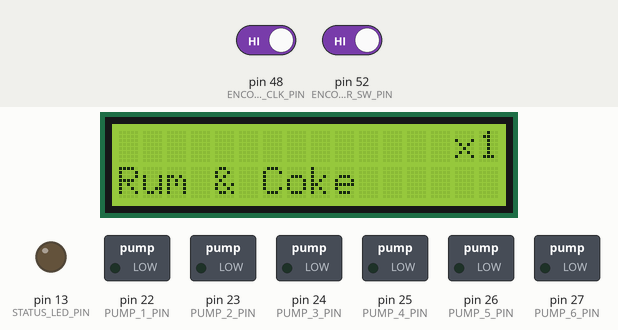
The sketch below on a simulated Arduino Mega 2560, built with avr-gcc and run on an emulated ATmega2560. Shown: 16×2 character LCD, switched loads named in the sketch (green lamp = pin HIGH), output pins drawn as LEDs (lit = HIGH). The inputs (shaded band) are chosen by the test bench; at power-on: pin 52 (ENCODER_SW_PIN) HIGH, pin 48 (ENCODER_CLK_PIN) HIGH.

Above: at 1.2 s.
1.3 s: pin 52 (ENCODER_SW_PIN) driven LOW
At 2.7 s:
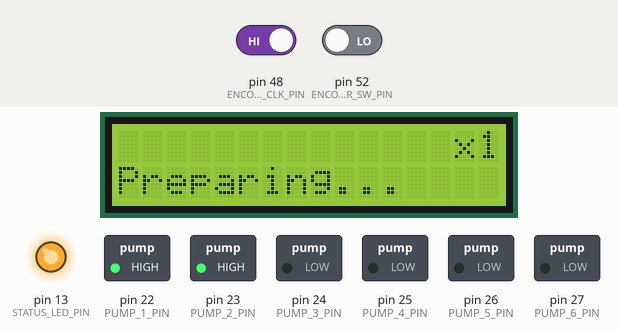
At 7.8 s:
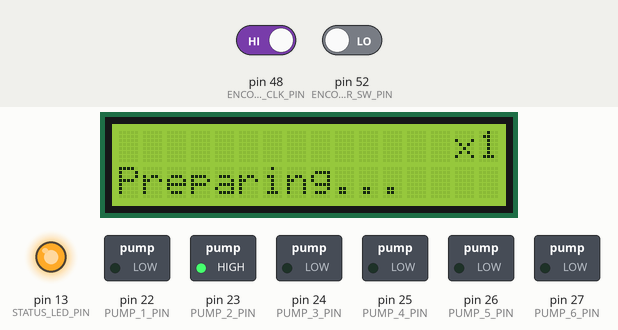
Timing chart, 0 to 38.8 s (numbered marks = the images above; inputs shaded):
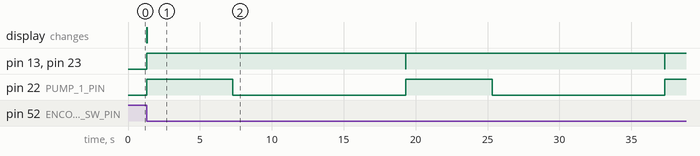

The sketch:

Bartender.ino
```cpp
#include "const.h"
#include "drinks.h"
#include "store.h"
#include "screen.h"
#include "pump.h"
#include "controls.h"

Screen screen = Screen();
Controls controls = Controls();

Pump pumps[PUMP_COUNT] = {
  Pump(PUMP_1_PIN, PUMP_1_ING),
  Pump(PUMP_2_PIN, PUMP_2_ING),
  Pump(PUMP_3_PIN, PUMP_3_ING),
  Pump(PUMP_4_PIN, PUMP_4_ING),
  Pump(PUMP_5_PIN, PUMP_5_ING),
  Pump(PUMP_6_PIN, PUMP_6_ING)
};

void setup() {
  Serial.begin(19200);
  screen.init();;
}

void loop() {
  if(Store::startButtonPressed) {
    makeDrink();
  }

  if(Store::status == STATUS_BUSY) {
    checkReadyStatus();
  }

  for(byte i = 0; i < PUMP_COUNT; i++) {
    pumps[i].loop();
  }

  controls.loop();
  screen.loop();
}

void makeDrink() {
  if(Store::status == STATUS_READY) {
    Store::status = STATUS_BUSY;

    float maxWaitTime = 0;

    for (byte i = 0; i < PUMP_COUNT; i++) {
      float quantity = Store::selectedDrink.quantity[i];
      float waitTime = (quantity * Store::multiplier) * FLOW_RATE * 1000;

      if(quantity != 0) {
        int pumpIndex = getPumpIndexByIngredient(Store::selectedDrink.ingredients[i]);

        if(pumpIndex >= 0) {
          pumps[pumpIndex].on(waitTime);

          if(waitTime > maxWaitTime) {
            maxWaitTime = waitTime;
          }
        }
      }
    }
  }
}

int getPumpIndexByIngredient(byte ingredient) {
  for (byte i = 0; i < PUMP_COUNT; i++) {
    if(pumps[i].getIngredient() == ingredient) {
      return i;
    }
  }

  return -1;
}

void checkReadyStatus() {
  for(byte i = 0; i < PUMP_COUNT; i++) {
    if(pumps[i].getStatus() == STATUS_BUSY) {
      return;
    }
  }

  Store::status = STATUS_READY;
}
```

const.h
```cpp
/* Assign an ID to each ingredient */
#define RUM           1
#define COKE          2
#define GIN           3
#define TONIC         4
#define VODCA         5
#define ORANGE_JUICE  6
#define TEQUILA       7
#define WHISKEY       8
#define MARGARITA_MIX 9

/* Define pumps */
#define PUMP_COUNT 6
#define PUMP_1_PIN 22
#define PUMP_2_PIN 23
#define PUMP_3_PIN 24
#define PUMP_4_PIN 25
#define PUMP_5_PIN 26
#define PUMP_6_PIN 27

/* Assign ingredient for yeach pump */
#define PUMP_1_ING RUM
#define PUMP_2_ING COKE
#define PUMP_3_ING GIN
#define PUMP_4_ING TONIC
#define PUMP_5_ING VODCA
#define PUMP_6_ING ORANGE_JUICE


/* Define pumps flow rate */
#define FLOW_RATE 60.0/500.0

/* Encoder config */
#define ENCODER_CLK_PIN 48
#define ENCODER_DT_PIN  50
#define ENCODER_SW_PIN  52

/* Display config */
#define DISPLAY_COLS 16
#define DISPLAY_ROWS 2
#define DISPLAY_ADDR 0x27

/* Define app statuses */
#define STATUS_READY 1
#define STATUS_BUSY  0

/* Status led config */
#define STATUS_LED_PIN 13
```

controls.h
```cpp
class Controls {
  private:
    byte position = 0;
    byte previousState;
    byte presentState;

  public:
    Controls() {
      pinMode(ENCODER_CLK_PIN, INPUT);
      pinMode(ENCODER_DT_PIN, INPUT);
      pinMode(ENCODER_SW_PIN, INPUT);
      pinMode(STATUS_LED_PIN, OUTPUT);

      digitalWrite(ENCODER_SW_PIN, HIGH);

      this->previousState = digitalRead(ENCODER_CLK_PIN);
    }

    void updatePosition() {
      if(Store::status == STATUS_BUSY) {
        return;
      }

      this->presentState = digitalRead(ENCODER_CLK_PIN);

      if (this->presentState != this->previousState) {
        if (digitalRead(ENCODER_DT_PIN) != this->presentState) {
          this->position++;
        }
        else {
          this->position--;
        }
        this->previousState = this->presentState;
        Store::selectedDrink = Drinks::items[this->position % Drinks::size];
      }
    }

    void updateStartButtonStatus() {
      if(Store::status == STATUS_BUSY) {
        return;
      }

      Store::startButtonPressed = !digitalRead(ENCODER_SW_PIN);
    }

    void updateStatusLed() {
      digitalWrite(STATUS_LED_PIN, !Store::status);
    }

    void loop() {
      this->updatePosition();
      this->updateStartButtonStatus();
      this->updateStatusLed();
   }
};
```

drinks.h
```cpp
namespace Drinks {
  const byte size = 8;

  struct Drink {
    String name;
    byte ingredients[PUMP_COUNT];
    float quantity[PUMP_COUNT];
  };

  Drink RumCoke = {
    "Rum & Coke",
    {RUM, COKE},
    {50,  150}
  };

  Drink WhiskeyCoke = {
    "Whiskey & Coke",
    {WHISKEY, COKE},
    {50,      150}
  };

  Drink JinTonic = {
    "Gin & Tonic",
    {GIN, TONIC},
    {50,  150}
  };

  Drink JinJuice = {
    "Gin & Juice",
    {GIN, ORANGE_JUICE},
    {50,  150}
  };

  Drink Screwdriver = {
    "Screwdriver",
    {VODCA, ORANGE_JUICE},
    {50,    150}
  };

  Drink TequilaSunrise = {
    "Tequila Sunrise",
    {TEQUILA, ORANGE_JUICE},
    {50,      150}
  };

  Drink LongIsland = {
    "Long Island",
    {GIN, RUM, VODCA, TEQUILA, COKE, ORANGE_JUICE},
    {15,  15,  15,    15,      100,  30}
  };

  Drink Margarita = {
    "Margarita",
    {TEQUILA, MARGARITA_MIX},
    {50,      150}
  };

  Drink items[size] = {
      RumCoke,
      WhiskeyCoke,
      JinTonic,
      Screwdriver,
      TequilaSunrise,
      JinJuice,
      LongIsland,
      Margarita
  };
}
```

pump.h
```cpp
class Pump {
  private:
    byte pin;
    byte ingredient;
    byte status = STATUS_READY;
    unsigned long offTime = 0;

  public:
    Pump(byte pin, byte ingredient) {
      this->pin = pin;
      this->ingredient = ingredient;
      pinMode(pin, OUTPUT);
    }

    void on(unsigned long offTime) {
      if(this->status == STATUS_READY) {
        this->offTime = millis() + offTime;
        this->status = STATUS_BUSY;
        digitalWrite(pin, HIGH);
      }
    }

    void off() {
      this->status = STATUS_READY;
      digitalWrite(pin, LOW);
    }

    byte getStatus() {
      return this->status;
    }

    byte getIngredient() {
      return this->ingredient;
    }

    void loop() {
      if (this->offTime != 0 && millis() > this->offTime) {
        this->offTime = 0;
        this->off();
      }
    }
};
```

screen.h
```cpp
#include <Wire.h>
#include <LiquidCrystal_I2C.h>

LiquidCrystal_I2C lcd(DISPLAY_ADDR, DISPLAY_COLS, DISPLAY_ROWS);

class Screen {
  private:
    String drinkname;
    byte multiplier = Store::multiplier;
    byte status = Store::status;

  public:
    void init() {
      lcd.init();
      lcd.backlight();
      this->render();
    }

    void checkDrinkName() {
      if(Store::selectedDrink.name != this->drinkname) {
        this->drinkname = Store::selectedDrink.name;
        this->render();
      }
    }

    void checkMultiplier() {
      if(Store::multiplier != this->multiplier) {
        this->multiplier = Store::multiplier;
        this->render();
      }
    }

    void checkStatus() {
      if(Store::status != this->status) {
        this->status = Store::status;
        this->render();
      }
    }

    void render() {
      lcd.clear();
      lcd.setCursor(0, 1);
      if(this->status == STATUS_READY) {
        lcd.print(this->drinkname);
      }
      else {
        lcd.print("Preparing...");
      }
      lcd.setCursor(14, 0);
      lcd.print("x");
      lcd.print(this->multiplier);
    }

    void loop() {
      this->checkStatus();
      this->checkMultiplier();
      this->checkDrinkName();
    }
};
```

store.h
```cpp
namespace Store {
  byte multiplier             = 1;
  boolean startButtonPressed  = false;
  byte status                 = STATUS_READY;
  Drinks::Drink selectedDrink = Drinks::items[0];
}
```

Measured:
- after the input at 1.3 s, pin 13 (STATUS_LED_PIN), pin 23 (PUMP_2_PIN): alternates HIGH for 18.0 s and LOW for 0.02 s, starting at once; pin 22 (PUMP_1_PIN): alternates HIGH for 6.0 s and LOW for 12.0 s, starting at once; the display: changes at once (image 1)
